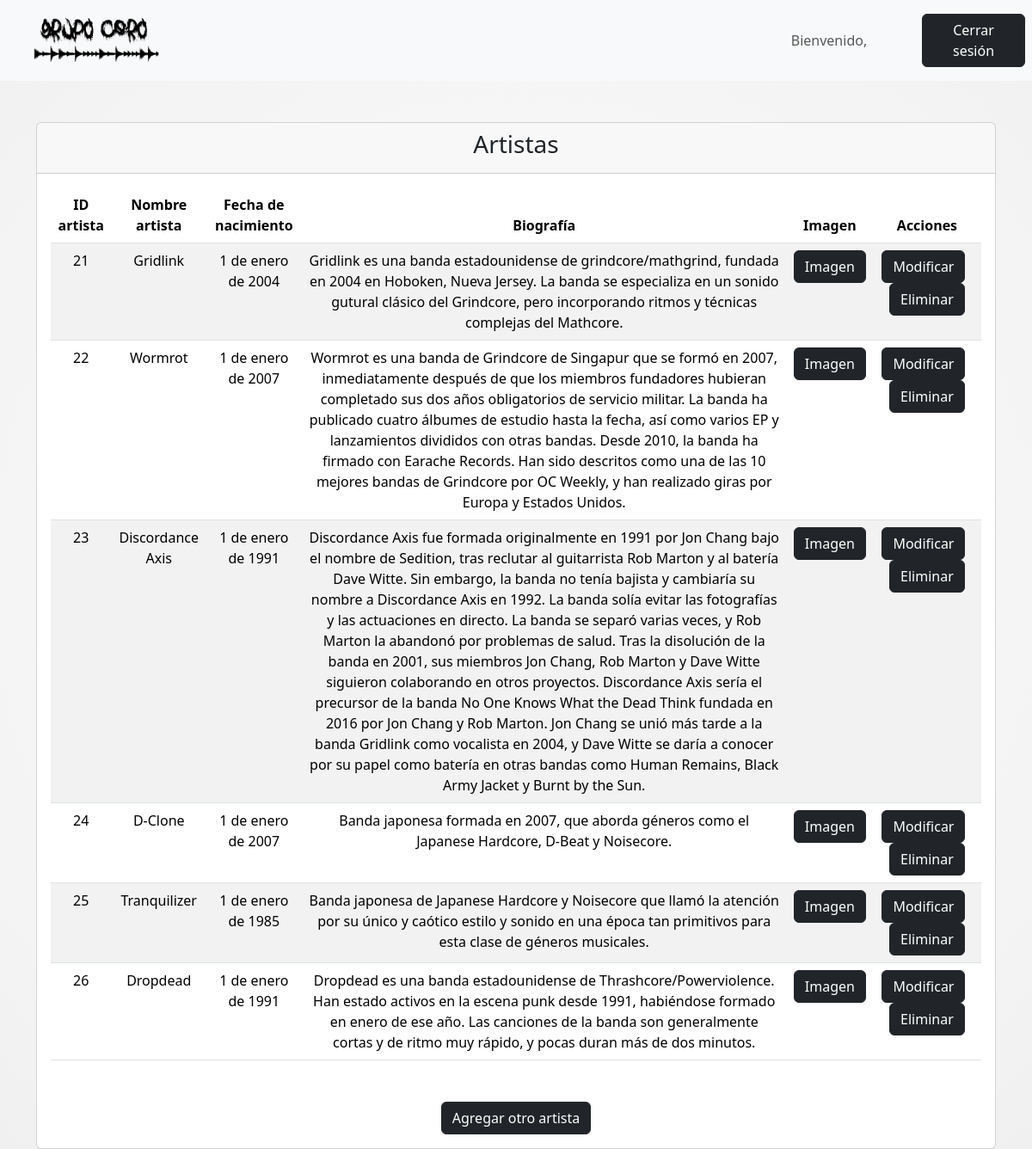
The page /artistasobjects/ on the database as committed earlier.
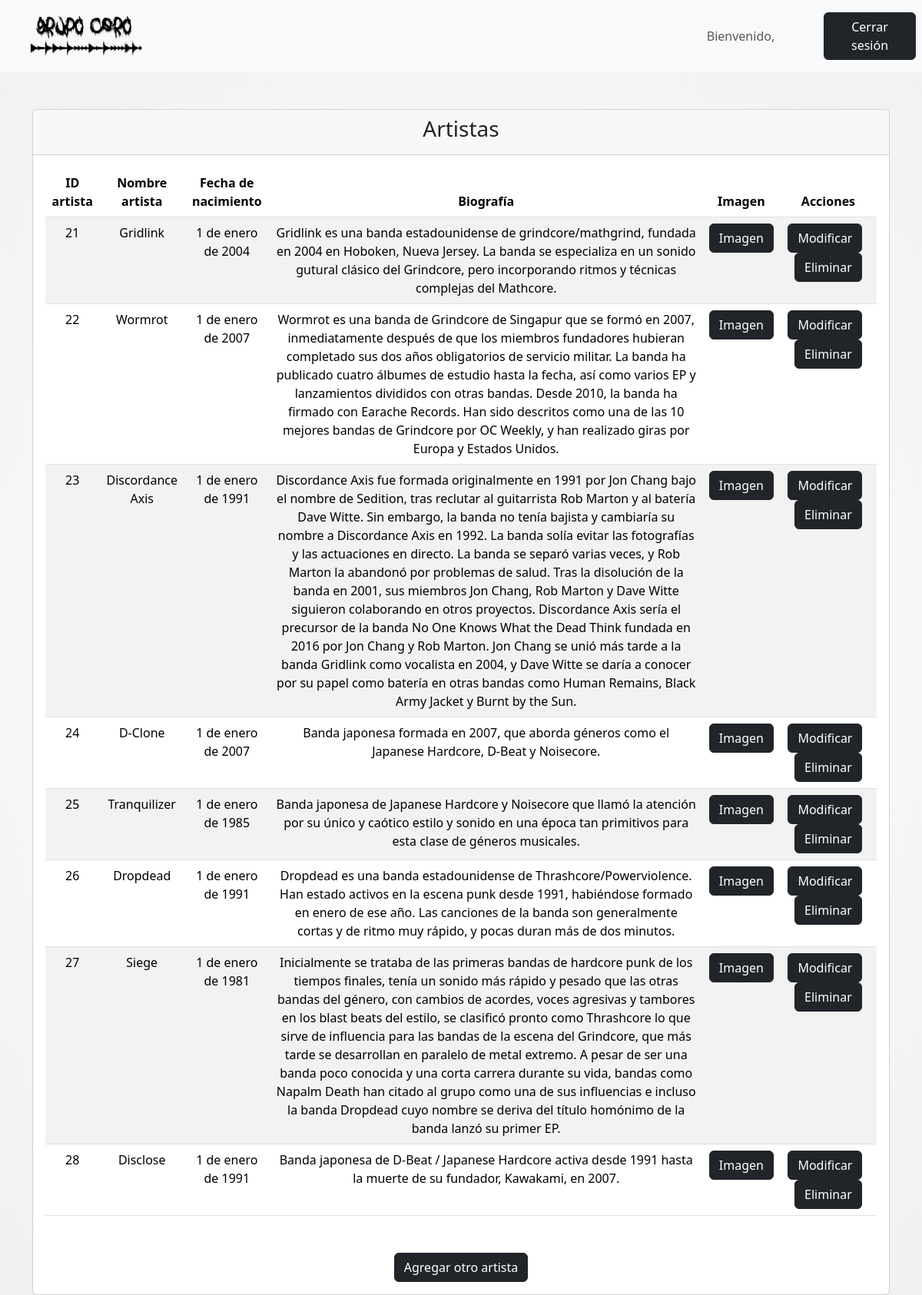
The same page on the database as committed later.
### core/models.py (models this page shows, shortened)
class Artista(models.Model):
    nombreArtista = models.CharField(max_length=50)
    fecha_nacimiento = models.DateField(null=True, blank=True)
    biografia = models.TextField()
    imagen = models.ImageField(upload_to='artistas/', null=False, blank=False)
    class Meta:
        verbose_name = "Artista"
        verbose_name_plural = "Artistas"

### core/views.py (the view)
# urls.py: path('artistasobjects/', artistasobjects, name='artistasobjects'),
def artistasobjects(request):
    auxArtObj = {
        'listaArtObj' : Artista.objects.all()
    }
    return render(request, 'core/miembros/artistas/artistasobjects.html', auxArtObj)

### core/templates/core/miembros/artistas/artistasobjects.html (shortened to what this page needs)
<!DOCTYPE html>
<html lang="es">
    {% load static %}
<head>
    <link href="https://cdn.jsdelivr.net/npm/bootstrap@5.3.3/dist/css/bootstrap.min.css" rel="stylesheet">
    <link rel="stylesheet" href="{% static 'core/css/style.css' %}">
</head>
<body>
<nav class="navbar navbar-expand-sm bg-light navbar-light justify-content-center">
    <div class="container-fluid">
        <a class="navbar-brand" href="{% url 'miembrosindex' %}">
            <img src="{% static 'core/img/LOGO.png' %}" alt="Avatar Logo" style="width:200px;" class="rounded-pill">
        </a>
    </div>
    <ul class="navbar-nav">
        <li class="nav-item">
            <a class="nav-link text-center" style="width:200px;">Bienvenido, {{ user.username }}</a>
        </li>
    </ul>
    <ul class="navbar-nav">
        <li class="nav-item">
            <a class="nav-link" href="{% url 'logout' %}">
                <button class="btn btn-dark" type="button" style="width:120px;">Cerrar sesión</button>
            </a>
        </li>
    </ul>
</nav>
<div class="container mt-5 text-center">
    <div class="card">
        <div class="card-header">
            <h3 class="card-title">Artistas</h3>
        </div>
        <div class="card-body">
            <table class="table table-striped mb-5">
                <thead>
                    <tr>
                        <th scope="col">ID artista</th>
                        <th scope="col">Nombre artista</th>
                        <th scope="col">Fecha de nacimiento</th>
                        <th scope="col">Biografía</th>
                        <th scope="col">Imagen</th>
                        <th scope="col">Acciones</th>
                    </tr>
                </thead>
                <tbody>
                    {% for auxArtObj in listaArtObj %}
                    <tr>
                        <td>{{ auxArtObj.pk }}</td>
                        <td>{{ auxArtObj.nombreArtista }}</td>
                        <td>{{ auxArtObj.fecha_nacimiento }}</td>
                        <td>{{ auxArtObj.biografia }}</td>
                        <td>
                            {% if auxArtObj.imagen %}
                                <a href="#" class="btn btn-dark" data-bs-toggle="modal" data-bs-target="#modalImagen{{ auxArtObj.pk }}">Imagen</a>
                            {% endif %}
                        </td>
                        <td>
                            <a href="{% url 'artistasupdate' auxArtObj.pk %}" class="btn btn-dark me-2">Modificar</a>
                            <button type="button" class="btn btn-dark" data-bs-toggle="modal" data-bs-target="#confirmModal{{ auxArtObj.pk }}">
                                Eliminar
                            </button>
                        </td>
                    </tr>
                    {% endfor %}
                </tbody>
            </table>
            <div class="text-center">
                <a href="{% url 'artistasadd' %}" class="btn btn-dark">Agregar otro artista</a>
            </div>
        </div>
    </div>
</div>
</body>
</html>

Rows that differ between the two databases and show on the page:
added Artista: pk "27", nombreArtista "Siege", fecha_nacimiento "1 de enero de 1981", biografia "Inicialmente se trataba de las primeras bandas de hardcore punk de los tiempos finales, tenía un sonido más rápido y pesado que las otras bandas del género, con cambios de acordes, voces agresivas y tambores en los blast beats del estilo, se clasificó pronto como Thrashcore lo que sirve de influencia para las bandas de la escena del Grindcore, que más tarde se desarrollan en paralelo de metal extremo. A pesar de ser una banda poco conocida y una corta carrera durante su vida, bandas como Napalm Death han citado al grupo como una de sus influencias e incluso la banda Dropdead cuyo nombre se deriva del título homónimo de la banda lanzó su primer EP."
added Artista: pk "28", nombreArtista "Disclose", fecha_nacimiento "1 de enero de 1991", biografia "Banda japonesa de D-Beat / Japanese Hardcore activa desde 1991 hasta la muerte de su fundador, Kawakami, en 2007."
